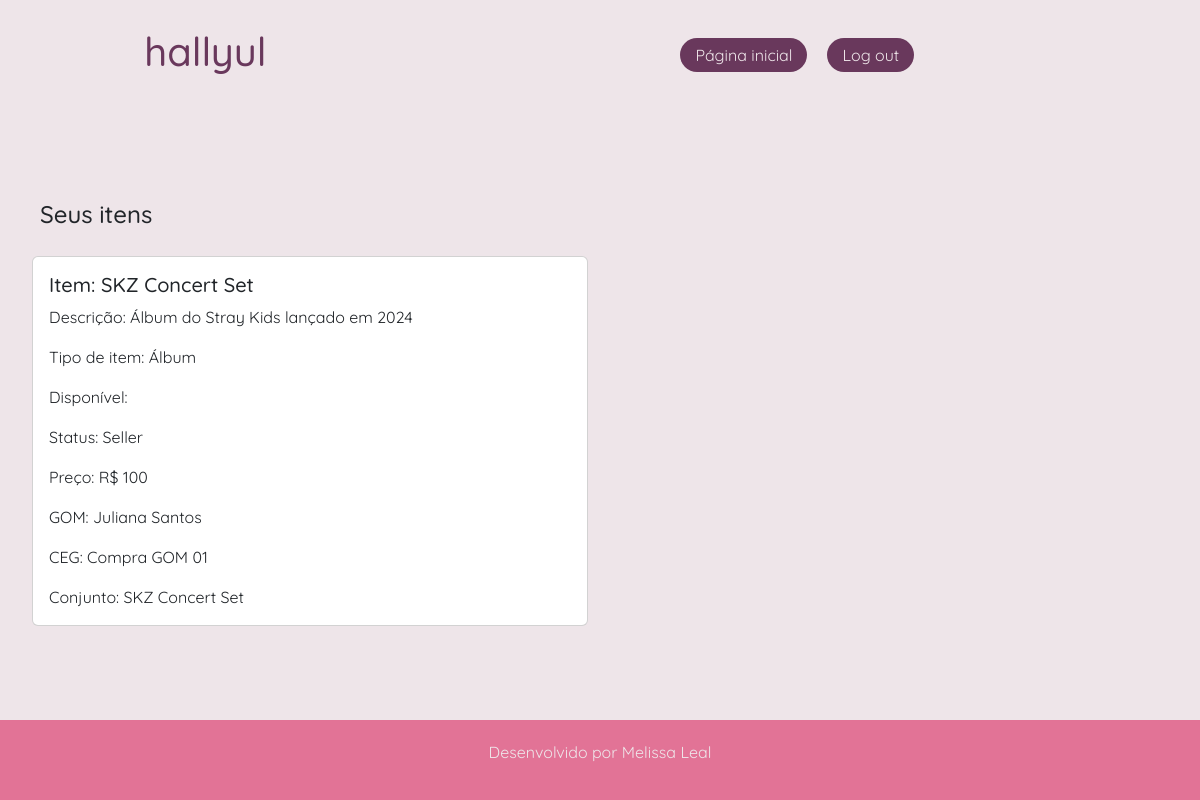
The page /view/itens.php (signed in) on the database its author committed.
### tables this page shows
CREATE TABLE IF NOT EXISTS `item` (
  `id` INT NOT NULL AUTO_INCREMENT,
  `tipoItem` INT NOT NULL,
  `nome` VARCHAR(45) NOT NULL,
  `descricao` VARCHAR(90) NULL,
  `idConjunto` INT NOT NULL,
  PRIMARY KEY (`id`, `tipoItem`),
  CONSTRAINT `fk_item_tipoItem1`
    FOREIGN KEY (`tipoItem`)
    REFERENCES `tipoItem` (`id`)
    ON DELETE NO ACTION
    ON UPDATE NO ACTION,
  CONSTRAINT `fk_item_conjuntoItens1`
    FOREIGN KEY (`idConjunto`)
    REFERENCES `conjunto` (`id`)
    ON DELETE NO ACTION
    ON UPDATE NO ACTION);

CREATE TABLE IF NOT EXISTS `conjunto` (
  `id` INT NOT NULL AUTO_INCREMENT,
  `nome` VARCHAR(45) NOT NULL,
  `idEvento` INT NOT NULL,
  PRIMARY KEY (`id`, `idEvento`),
  CONSTRAINT `fk_conjunto_evento1`
    FOREIGN KEY (`idEvento`)
    REFERENCES `evento` (`id`)
    ON DELETE NO ACTION
    ON UPDATE NO ACTION);

CREATE TABLE IF NOT EXISTS `tipoItem` (
  `id` INT NOT NULL AUTO_INCREMENT,
  `categoria` VARCHAR(45) NOT NULL,
  PRIMARY KEY (`id`));

CREATE TABLE IF NOT EXISTS `itemLote` (
  `idItem` INT NOT NULL,
  `idLote` INT NOT NULL,
  `disponibilidade` TINYINT NOT NULL,
  `status` ENUM('Seller', 'Enviado Brasil', 'GOM', 'Enviado collector', 'Collector') NOT NULL,
  `preco` DECIMAL NOT NULL,
  `idUsuario` INT NOT NULL,
  PRIMARY KEY (`idItem`, `idLote`),
  CONSTRAINT `fk_itemLote_item1`
    FOREIGN KEY (`idItem`)
    REFERENCES `item` (`id`)
    ON DELETE NO ACTION
    ON UPDATE NO ACTION,
  CONSTRAINT `fk_itemLote_lote1`
    FOREIGN KEY (`idLote`)
    REFERENCES `lote` (`id`)
    ON DELETE NO ACTION
    ON UPDATE NO ACTION,
  CONSTRAINT `fk_itemLote_usuario1`
    FOREIGN KEY (`idUsuario`)
    REFERENCES `usuario` (`id`)
    ON DELETE NO ACTION
    ON UPDATE NO ACTION);

CREATE TABLE IF NOT EXISTS `usuario` (
  `id` INT NOT NULL AUTO_INCREMENT,
  `nome` VARCHAR(45) NOT NULL,
  `usuario` VARCHAR(45) NOT NULL UNIQUE,
  `senha` VARCHAR(45) NOT NULL,
  `cpf` VARCHAR(45) NOT NULL,
  `email` VARCHAR(45) NOT NULL UNIQUE,
  `dtnascimento` DATE NOT NULL,
  `tipo` ENUM('GOM', 'GOMllector', 'Collector') NOT NULL,
  PRIMARY KEY (`id`));

CREATE TABLE IF NOT EXISTS `compra` (
  `id` INT NOT NULL AUTO_INCREMENT,
  `nome` VARCHAR(45) NOT NULL,
  PRIMARY KEY (`id`));

### view/components/carditem2.php (the view, shortened to what this page needs)
<div class="card d-flex carditem">
    <div class="card-body">
        <h5 class="card-title">
            Item: <?= $nome; ?>
        </h5>
        <p class="card-text">
            Descrição: <?= $descricao; ?>
        </p>
        <p class="card-text">
            Tipo de item: <?= $tipo; ?>
        </p>
        <p class="card-text">
            Disponível:
        </p>
        <p class="card-text">
            Status: <?= $status; ?>
        </p>
        <p class="card-text">
            Preço: R$ <?= $preco; ?>
        </p>
        <p class="card-text">
            GOM: <?= $gom; ?>
        </p>
        <p class="card-text">
            CEG: <?= $ceg; ?>
        </p>
        <p class="card-text">
            Conjunto: <?= $conjunto; ?>
        </p>
    </div>
</div>

### view/itens.php (shortened to what this page needs)
<?php
    include '../model/connection.php';
    include 'components/head.php';
    include 'components/header.php';
    $sql = "SELECT * FROM item i
    INNER JOIN itemLote il ON i.id = il.idItem
    INNER JOIN conjunto cn ON cn.id = i.idConjunto
    INNER JOIN lote l ON il.idLote = l.id
    WHERE il.idUsuario = :idUsuario;";
    $command = $pdo->prepare($sql);
    $command->bindParam(':idUsuario', $_SESSION['idUsuario']);
    $command->execute();
    $itens = $command->fetchAll();
?>
<main>
    <div class="container-fluid">
        <div class="row">
            <?php
                include 'components/lefttitle.php';
            ?>
        </div>
        <div class="row">
            <?php
                foreach($itens as $item){
            ?>
            <div class="col-6 mb-4">
                <?php
                    $nome = $item['nome'];
                    $descricao = $item['descricao'];
                    $status = $item['status'];
                    $preco = $item['preco'];
                    $sql = "SELECT nome FROM conjunto
                    WHERE id = :conjuntocode;";
                    $command = $pdo->prepare($sql);
                    $command->bindParam(":conjuntocode", $item['idConjunto']);
                    $command->execute();
                    $conj = $command->fetch();
                    $conjunto = $conj['nome'];
                    $sql = "SELECT * FROM compra
                    WHERE id = :compracode;";
                    $command = $pdo->prepare($sql);
                    $command->bindParam(":compracode", $item['idCompra']);
                    $command->execute();
                    $compra = $command->fetch();
                    $ceg = $compra['nome'];
                    $sql = "SELECT nome FROM usuario u
                    INNER JOIN compraGOM cg ON cg.idGOM =  u.id
                    WHERE cg.idCompra = :cegcode";
                    $command = $pdo->prepare($sql);
                    $command->bindParam(":cegcode", $compra['id']);
                    $command->execute();
                    $usuario = $command->fetch();
                    $gom = $usuario['nome'];
                    $sql = "SELECT categoria FROM tipoItem WHERE id = :tipocode;";
                    $command = $pdo->prepare($sql);
                    $command->bindParam(":tipocode", $item['tipoItem']);
                    $command->execute();
                    $tipoItem = $command->fetch();
                    $tipo = $tipoItem['categoria'];
                    include 'components/carditem2.php';
                ?>
            </div>
            <?php
                }
            ?>
        </div>
    </div>
</main>
<?php
    include 'components/footer.php';
    include 'components/foot.php';
?>

### public/style/style.css (style rules this page uses)
* { padding: 0px; margin: 0px; font-family: var(--fontePrincipal); }
:root { --fontePrincipal: Quicksand; --cor01: #EEE5E9; --roxo01: #69385C; --cor03: #FFE5D4; --cor04: #FF66B3; --cor05: #E27396; --roxo02: #BF88B0; }
html, body { margin: 0; padding: 0; height: 100%; display: flex; flex-direction: column; }
main { flex: 1; background-color: var(--cor01); height: fit-content; padding: 20px; display: flex; justify-content: center; align-items: center; flex-flow: row wrap; }

### rows shown on the page
item: conjunto.nome "SKZ Concert Set", descricao "Álbum do Stray Kids lançado em 2024", tipoItem.categoria "Álbum", itemlote.status "Seller", itemlote.preco "100", usuario.nome "Juliana Santos", compra.nome "Compra GOM 01"

### other values the page prints
$title "Seus itens"
